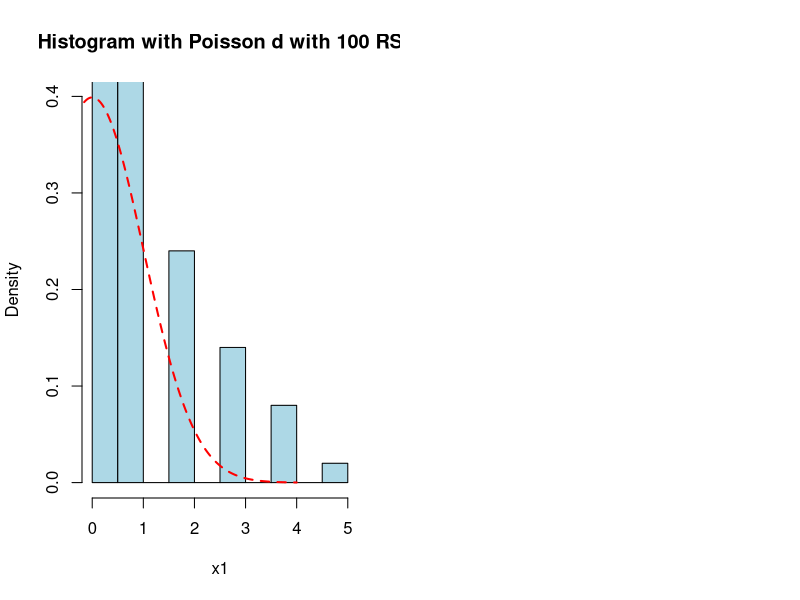
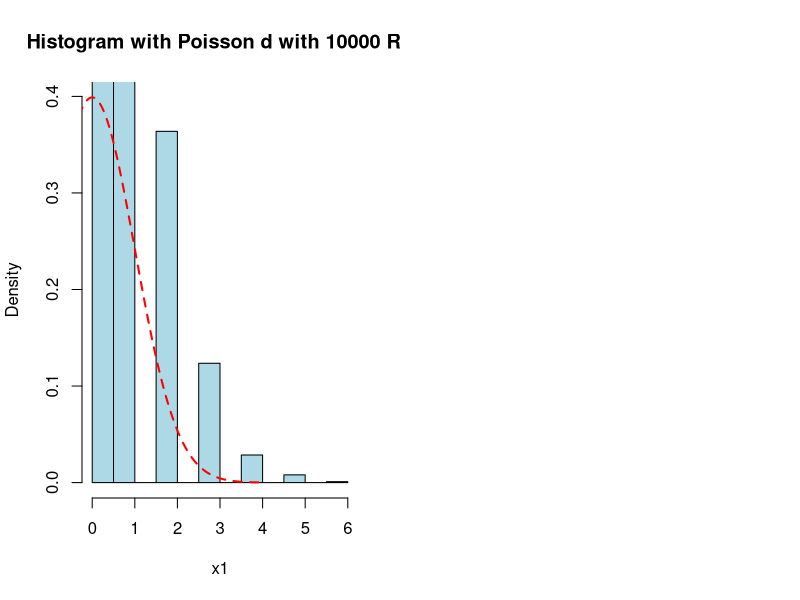
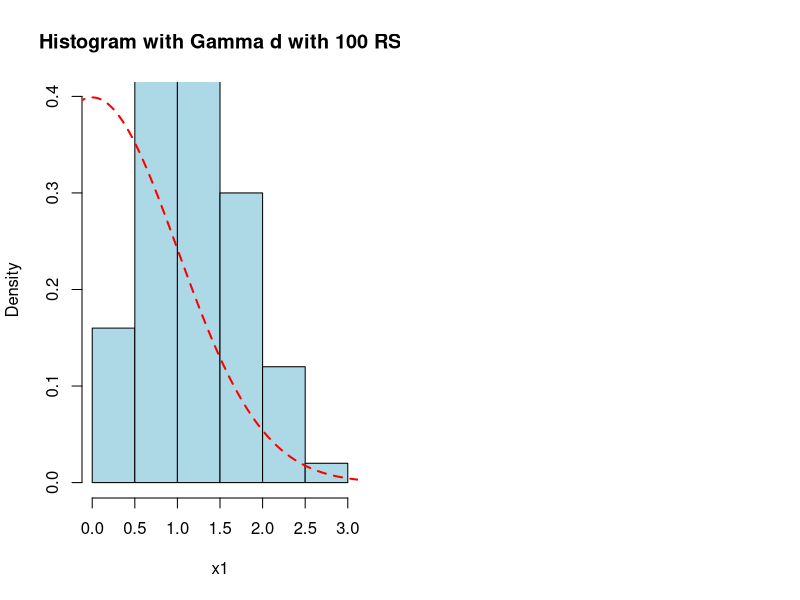
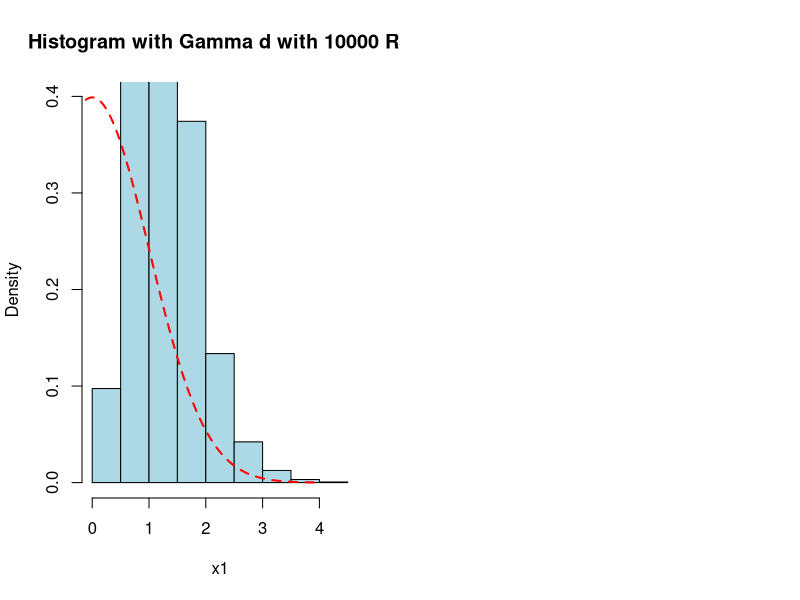

Reproduce these figures in R, in order.
print("Set seed to 10005")
set.seed(10005)

print("Provide a graphical representation (visualization) of your data")
print("Poisson with 100 RS and its histogram")
print("Named p1")
par(mfrow=c(1,2))
p1<-rpois(100,1)
x1n<-seq(-4,4,0.01)
dx1n<-dnorm(x1n)
hist(p1,freq=F, ylim=c(0, max(dx1n)), col="lightblue", xlab="x1", main="Histogram with Poisson d with 100 RS") 
lines(x1n, dx1n,col="red",lty=2,lwd=2)

print("Poisson with 10000 RS and its histogram")
print("Named p2")
par(mfrow=c(1,2))
p2<-rpois(10000,1)
x1n<-seq(-4,4,0.01)
dx1n<-dnorm(x1n)
hist(p2,freq=F, ylim=c(0, max(dx1n)), col="lightblue", xlab="x1", main="Histogram with Poisson d with 10000 RS") 
lines(x1n, dx1n,col="red",lty=2,lwd=2)

print("Gamma with 100 RS and its histogram")
print("Named g1")
par(mfrow=c(1,2))
g1<-rgamma(100,5,4)
x1n<-seq(-4,4,0.01)
dx1n<-dnorm(x1n)
hist(g1,freq=F, ylim=c(0, max(dx1n)), col="lightblue", xlab="x1", main="Histogram with Gamma d with 100 RS") 
lines(x1n, dx1n,col="red",lty=2,lwd=2)

print("Gamma with 10000 RS and its histogram")
print("Named g2")
par(mfrow=c(1,2))
g2<-rgamma(10000,5,4)
x1n<-seq(-4,4,0.01)
dx1n<-dnorm(x1n)
hist(g2,freq=F, ylim=c(0, max(dx1n)), col="lightblue", xlab="x1", main="Histogram with Gamma d with 10000 RS") 
lines(x1n, dx1n,col="red",lty=2,lwd=2)

print("Get statistics mean,median,sd,IQR for the above random samples")
print("Statistics for Poisson with 100 RS")
mean(p1)
median(p1)
sd(p1)
IQR(p1)

print("Get an estimate of the: mean; sd; median; IQR. What are the theoretic values of these statistics when the true distribution is used?")
print("Statistics for Poisson with 10000 RS")
mean(p2)
median(p2)
sd(p2)
IQR(p2)

print("Statistics for Gamma with 100 RS")
mean(g1)
median(g1)
sd(g1)
IQR(g1)

print("Statistics for Gamma with 10000 RS")
mean(g2)
median(g2)
sd(g2)
IQR(g2)


print("The true distribution is the normal, thus generate random numbers and calculate mean,media,sd,IQR")
n1<-rbinom(100,15,.8)
mean(n1)
median(n1)
sd(n1)
IQR(n1)

print("What is the proportion of the sample data in the region:
[min(mean; median); max(mean; median)]
What is the theoretic proportion of this region when the true distribution is used?")
print("Function to calculate ratio of reduced vectors")

proportions <- function(x){
  min<-min(mean(x),median(x))
  max<-max(mean(x),median(x))
  props<-x[x>=min & x<=max]
  ratio<-(length(props)/length(x))*100
  sprintf("Ratio is %s %% " , ratio)
}

print("For Poisson p1: " )
proportions(p1)

print("For Poisson p2: " )
proportions(p2)

print("For Gamma g1: " )
proportions(g1)

print("For Gamma g2: " )
proportions(g2)

print("For true distribution n1: ")
proportions(n1)


